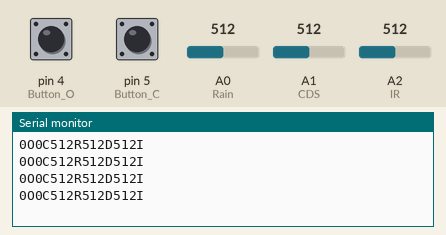
Simulated run of this sketch. Board: Arduino Uno, built with avr-gcc and run on an emulated ATmega328P. Parts: the last lines printed to the serial monitor. The test bench sets the inputs (shaded band); at power-on: A0 (Rain) = 512, A1 (CDS) = 512, A2 (IR) = 512, pin 4 (Button_O) LOW, pin 5 (Button_C) LOW.

Above: at 1.2 s.
1.3 s: A0 (Rain) set to 716
At 1.71 s:
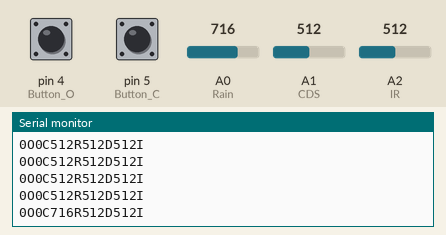
2.8 s: A1 (CDS) set to 716
At 2.91 s:
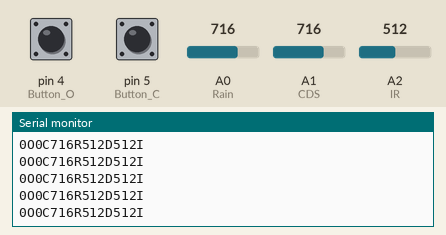
4.3 s: A2 (IR) set to 716
At 4.42 s:
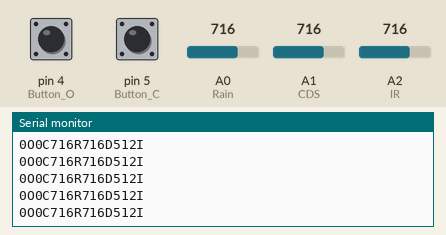
5.8 s: pin 4 (Button_O) pulled HIGH for 0.35 s
At 6.22 s:
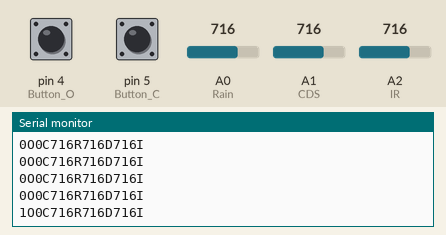
7.6 s: pin 5 (Button_C) pulled HIGH for 0.35 s
At 8.03 s:
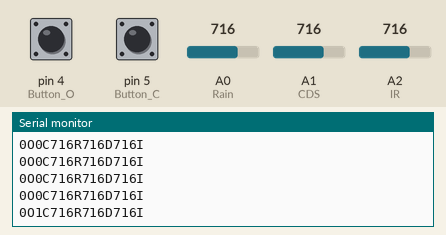
9.4 s: A0 (Rain) set to 900
At 9.53 s:
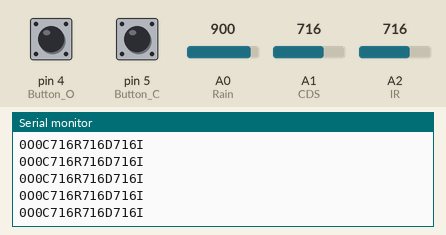
Timing chart, 0 to 11.9 s (numbered marks = the images above; inputs shaded):
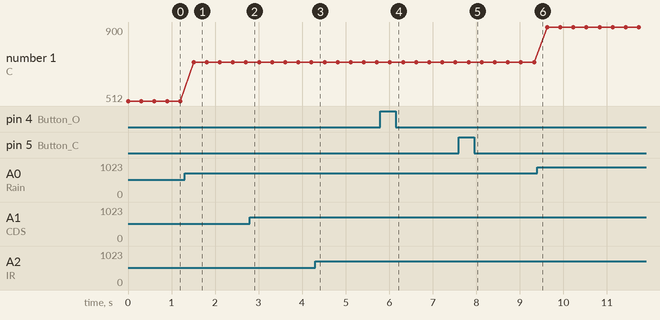

Measured:
- after the input at 1.3 s, the serial monitor: prints a new line after 0.21 s (image 1)
- after the input at 5.8 s, the serial monitor: prints a new line after 0.22 s (image 4)
- after the input at 7.6 s, the serial monitor: prints a new line after 0.22 s (image 5)
- plotted number 1: 512 → 716 after the input at 1.3 s, 716 → 900 after the input at 9.4 s

The sketch:

uart_sensorRead.ino
```cpp
int Button_O=4;
int Button_C=5;
int Rain=A0;
int CDS=A1;
int IR=A2;

String Analog_val;

void setup(){
  pinMode(Rain,INPUT);
  pinMode(CDS,INPUT);
  pinMode(IR,INPUT);
  pinMode(Button_O,INPUT);
  pinMode(Button_C,INPUT);
  Serial.begin(115200);
}

void loop(){
  int Botton_O_val = digitalRead(Button_O);
  int Botton_C_val = digitalRead(Button_C);
  int Rain_val = analogRead(Rain);
  int CDS_val = analogRead(CDS);
  int IR_val = analogRead(IR);

  Analog_val += String(Botton_O_val);
  Analog_val += "O";
  Analog_val += String(Botton_C_val);
  Analog_val += "C";
  Analog_val += String(Rain_val);
  Analog_val += "R";
  Analog_val += String(CDS_val);
  Analog_val += "D";
  Analog_val += String(IR_val);
  Analog_val += "I";

  Serial.println(Analog_val);
  Analog_val="";
  delay(300);
}
```
